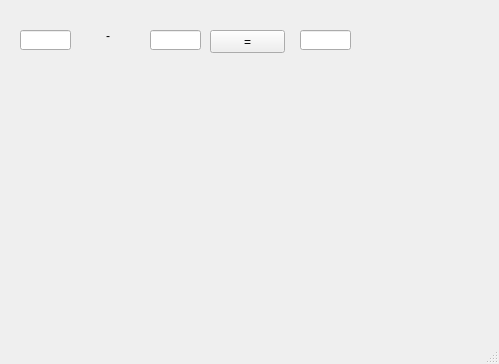
<?xml version="1.0" encoding="UTF-8"?>
<ui version="4.0">
 <class>MainWindow</class>
 <widget class="QMainWindow" name="MainWindow">
  <property name="geometry">
   <rect>
    <x>0</x>
    <y>0</y>
    <width>499</width>
    <height>364</height>
   </rect>
  </property>
  <property name="windowTitle">
   <string>MainWindow</string>
  </property>
  <widget class="QWidget" name="centralwidget">
   <widget class="QLineEdit" name="le1">
    <property name="geometry">
     <rect>
      <x>20</x>
      <y>30</y>
      <width>51</width>
      <height>20</height>
     </rect>
    </property>
    <property name="alignment">
     <set>Qt::AlignRight|Qt::AlignTrailing|Qt::AlignVCenter</set>
    </property>
   </widget>
   <widget class="QLineEdit" name="le2">
    <property name="geometry">
     <rect>
      <x>150</x>
      <y>30</y>
      <width>51</width>
      <height>20</height>
     </rect>
    </property>
    <property name="alignment">
     <set>Qt::AlignRight|Qt::AlignTrailing|Qt::AlignVCenter</set>
    </property>
   </widget>
   <widget class="QLineEdit" name="le3">
    <property name="geometry">
     <rect>
      <x>300</x>
      <y>30</y>
      <width>51</width>
      <height>20</height>
     </rect>
    </property>
    <property name="alignment">
     <set>Qt::AlignRight|Qt::AlignTrailing|Qt::AlignVCenter</set>
    </property>
   </widget>
   <widget class="QLabel" name="lbl">
    <property name="geometry">
     <rect>
      <x>80</x>
      <y>30</y>
      <width>56</width>
      <height>12</height>
     </rect>
    </property>
    <property name="text">
     <string>-</string>
    </property>
    <property name="alignment">
     <set>Qt::AlignCenter</set>
    </property>
   </widget>
   <widget class="QPushButton" name="pb">
    <property name="geometry">
     <rect>
      <x>210</x>
      <y>30</y>
      <width>75</width>
      <height>23</height>
     </rect>
    </property>
    <property name="text">
     <string>=</string>
    </property>
   </widget>
  </widget>
  <widget class="QMenuBar" name="menubar">
   <property name="geometry">
    <rect>
     <x>0</x>
     <y>0</y>
     <width>499</width>
     <height>21</height>
    </rect>
   </property>
  </widget>
  <widget class="QStatusBar" name="statusbar"/>
 </widget>
 <resources/>
 <connections/>
</ui>
